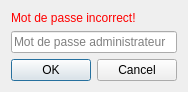
<?xml version="1.0" encoding="UTF-8"?>
<ui version="4.0">
 <class>SaisiePwd</class>
 <widget class="QDialog" name="SaisiePwd">
  <property name="geometry">
   <rect>
    <x>0</x>
    <y>0</y>
    <width>174</width>
    <height>86</height>
   </rect>
  </property>
  <property name="windowTitle">
   <string>Mot de passe</string>
  </property>
  <property name="windowIcon">
   <iconset resource="ressources.qrc">
    <normaloff>:/img/logo.png</normaloff>:/img/logo.png</iconset>
  </property>
  <layout class="QVBoxLayout" name="verticalLayout">
   <item>
    <widget class="QLabel" name="label">
     <property name="styleSheet">
      <string notr="true">color:red;</string>
     </property>
     <property name="text">
      <string>Mot de passe incorrect!</string>
     </property>
    </widget>
   </item>
   <item>
    <widget class="QLineEdit" name="lineEdit">
     <property name="echoMode">
      <enum>QLineEdit::Password</enum>
     </property>
     <property name="placeholderText">
      <string>Mot de passe administrateur</string>
     </property>
    </widget>
   </item>
   <item>
    <widget class="QDialogButtonBox" name="buttonBox">
     <property name="orientation">
      <enum>Qt::Horizontal</enum>
     </property>
     <property name="standardButtons">
      <set>QDialogButtonBox::Cancel|QDialogButtonBox::Ok</set>
     </property>
     <property name="centerButtons">
      <bool>true</bool>
     </property>
    </widget>
   </item>
  </layout>
 </widget>
 <resources>
  <include location="ressources.qrc"/>
 </resources>
 <connections>
  <connection>
   <sender>buttonBox</sender>
   <signal>accepted()</signal>
   <receiver>SaisiePwd</receiver>
   <slot>accept()</slot>
   <hints>
    <hint type="sourcelabel">
     <x>164</x>
     <y>49</y>
    </hint>
    <hint type="destinationlabel">
     <x>157</x>
     <y>66</y>
    </hint>
   </hints>
  </connection>
  <connection>
   <sender>buttonBox</sender>
   <signal>rejected()</signal>
   <receiver>SaisiePwd</receiver>
   <slot>reject()</slot>
   <hints>
    <hint type="sourcelabel">
     <x>164</x>
     <y>55</y>
    </hint>
    <hint type="destinationlabel">
     <x>173</x>
     <y>66</y>
    </hint>
   </hints>
  </connection>
 </connections>
</ui>
